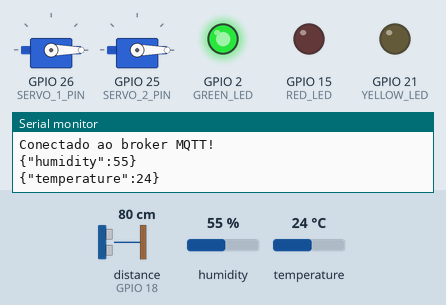
Recording of a sketch running on a simulated ESP32. Parts: 2 × servo, output pins drawn as LEDs (lit = HIGH), the last lines printed to the serial monitor. Wiring (from diagram.json): ultrasonic range finder: trigger GPIO 5; echo GPIO 18. Inputs (shaded band) come from the test bench; at power-on: temperature 24 °C, distance to the obstacle (sensor on GPIO 18) 80 cm, humidity 55 %. The echo pulse lasts 58.3 µs per cm; WiFi joins after 1.5 s; servers stay silent unless stated; no MQTT or app messages arrive unless stated; pins used as bus, display or sensor lines are not drawn.

Above: at 2.7 s.
2.8 s: temperature set to 34.6 °C
5.2 s: temperature set to 35.5 °C
At 6.3 s:
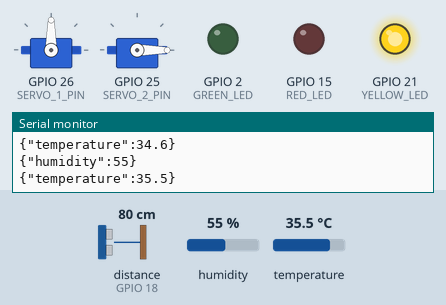
7.5 s: temperature set to 39.3 °C
9.2 s: temperature set to 40.4 °C
At 10.6 s:
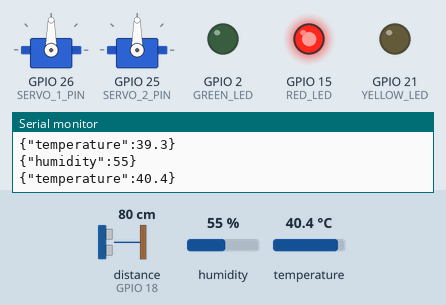
11.5 s: temperature set to 12 °C
At 13.2 s:
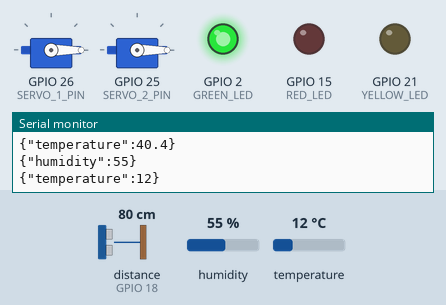
13.5 s: temperature set to 41 °C
At 14.9 s:
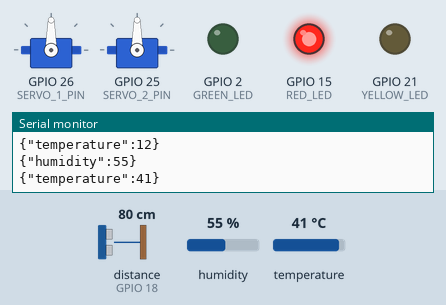
Timing chart, 0 to 16.5 s (numbered marks = the images above; inputs shaded):
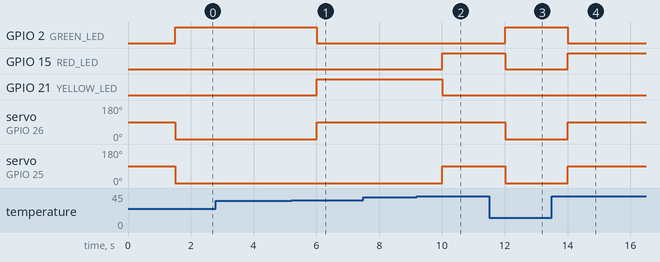

The sketch:

sketch.ino
```cpp
#include <ESP32Servo.h>
#include <WiFi.h>
#include <ArduinoJson.h>
#include <DHTesp.h>
#include <PubSubClient.h>


// Configurações de WiFi
const char *SSID = "Wokwi-GUEST";
const char *PASSWORD = "";  // Substitua pelo sua senha

// Configurações de MQTT
const char *BROKER_MQTT = "broker.hivemq.com";
const int BROKER_PORT = 1883;
const char *ID_MQTT = "mafe_mqtt";
const char *TOPIC_PUBLISH_TEMP_HUMI = "FIAP/GS/TempHumi";
// Tópico para enviar as variáveis
const int trigPin = 5;
const int echoPin = 18;

// Configurações de Hardware
#define PIN_DHT 12
#define RED_LED 15
#define YELLOW_LED 21
#define GREEN_LED 2
#define PUBLISH_DELAY 2000
#define SERVO_1_PIN 26
#define SERVO_2_PIN 25
#define BUZZER_PIN 13

// Variáveis globais
Servo servoMotor1;
Servo servoMotor2;
WiFiClient espClient;
PubSubClient MQTT(espClient);
DHTesp dht;
unsigned long publishUpdate = 0;
TempAndHumidity sensorValues;
const int TAMANHO = 200;
long duration;
float distanceCm;
float distanceInch;
String stock;

// Protótipos de funções
void updateSensorValues();
void initWiFi();
void initMQTT();
void callbackMQTT(char *topic, byte *payload, unsigned int length);
void reconnectMQTT();
void reconnectWiFi();
void checkWiFIAndMQTT();

void updateSensorValues() {
  sensorValues = dht.getTempAndHumidity();
}

void initWiFi() {
  Serial.print("Conectando com a rede: ");
  Serial.println(SSID);
  WiFi.begin(SSID, PASSWORD);

  while (WiFi.status() != WL_CONNECTED) {
    delay(100);
    Serial.print(".");
  }

  Serial.println();
  Serial.print("Conectado com sucesso: ");
  Serial.println(SSID);
  Serial.print("IP: ");
  Serial.println(WiFi.localIP());
}

void initMQTT() {
  MQTT.setServer(BROKER_MQTT, BROKER_PORT);
  MQTT.setCallback(callbackMQTT);
}

void callbackMQTT(char *topic, byte *payload, unsigned int length) {
  String msg = String((char*)payload).substring(0, length);

  Serial.printf("Mensagem recebida via MQTT: %s do tópico: %s\n", msg.c_str(), topic);
}

void reconnectMQTT() {
  while (!MQTT.connected()) {
    Serial.print("Tentando conectar com o Broker MQTT: ");
    Serial.println(BROKER_MQTT);

    if (MQTT.connect(ID_MQTT)) {
      Serial.println("Conectado ao broker MQTT!");
      //entrar no mqtt

    } else {
      Serial.println("Falha na conexão com MQTT. Tentando novamente em 2 segundos.");
      delay(2000);
    }
  }
}

void checkWiFIAndMQTT() {
  if (WiFi.status() != WL_CONNECTED) reconnectWiFi();
  if (!MQTT.connected()) reconnectMQTT();
}

void reconnectWiFi(void)
{
  if (WiFi.status() == WL_CONNECTED)
    return;

  WiFi.begin(SSID, PASSWORD); // Conecta na rede WI-FI

  while (WiFi.status() != WL_CONNECTED) {
    delay(100);
    Serial.print(".");
  }

  Serial.println();
  Serial.print("Wifi conectado com sucesso");
  Serial.print(SSID);
  Serial.println("IP: ");
  Serial.println(WiFi.localIP());
}

void setup() {
  servoMotor1.attach(SERVO_1_PIN);
  servoMotor2.attach(SERVO_2_PIN);
  Serial.begin(115200);

  pinMode(RED_LED, OUTPUT);
  pinMode(GREEN_LED, OUTPUT);
  pinMode(trigPin, OUTPUT);
  pinMode(echoPin, INPUT);
  pinMode(YELLOW_LED, OUTPUT);
  dht.setup(PIN_DHT, DHTesp::DHT22);
  initWiFi();
  initMQTT();
}

void loop() {
  digitalWrite(trigPin, LOW);
  delayMicroseconds(2);
  digitalWrite(trigPin, HIGH);
  delayMicroseconds(10);
  digitalWrite(trigPin, LOW);


  if(sensorValues.temperature > 40){
    digitalWrite(YELLOW_LED, LOW);
    digitalWrite(GREEN_LED, LOW);
    digitalWrite(RED_LED, HIGH);
    servoMotor1.write(90);
    servoMotor2.write(90);
  }
  else if(sensorValues.temperature >= 35){
    digitalWrite(YELLOW_LED, HIGH);
    digitalWrite(GREEN_LED, LOW);
    digitalWrite(RED_LED, LOW);
    servoMotor1.write(90);
    servoMotor2.write(0);
  }
  else{
    digitalWrite(YELLOW_LED, LOW);
    digitalWrite(GREEN_LED, HIGH);
    digitalWrite(RED_LED, LOW);
    servoMotor1.write(0);
    servoMotor2.write(0);
  }

  checkWiFIAndMQTT();
  MQTT.loop();

  if ((millis() - publishUpdate) >= PUBLISH_DELAY) {
    publishUpdate = millis();
    updateSensorValues();

    if (!isnan(sensorValues.temperature) && !isnan(sensorValues.humidity)) {
      // Enviar umidade
      StaticJsonDocument<TAMANHO> doc_humidity;
      doc_humidity["humidity"] = sensorValues.humidity;

      char buffer_humidity[TAMANHO];
      serializeJson(doc_humidity, buffer_humidity);
      MQTT.publish(TOPIC_PUBLISH_TEMP_HUMI, buffer_humidity);
      Serial.println(buffer_humidity);

      // Enviar temperatura
      StaticJsonDocument<TAMANHO> doc_temperature;
      doc_temperature["temperature"] = sensorValues.temperature;


      char buffer_temperature[TAMANHO];
      serializeJson(doc_temperature, buffer_temperature);
      MQTT.publish(TOPIC_PUBLISH_TEMP_HUMI, buffer_temperature);
      Serial.println(buffer_temperature);

      // StaticJsonDocument<TAMANHO> doc_stock;
      // doc_stock["variable"] = stock;


      // Serial.println(buffer_stock);
    }
  }
}
```

Measured:
- the behaviour switches between 34.9 and 35 °C on temperature (found by bisection; images 0 and 1)
- the behaviour switches between 40 and 40.1 °C on temperature (found by bisection; images 1 and 2)
- after the input at 5.2 s, GPIO 2 (GREEN_LED): HIGH → LOW after 0.81 s; GPIO 21 (YELLOW_LED): LOW → HIGH after 0.81 s; servo on GPIO 26 (SERVO_1_PIN): 0° → 90° after 0.81 s
- after the input at 9.2 s, GPIO 15 (RED_LED): LOW → HIGH after 0.81 s; GPIO 21 (YELLOW_LED): HIGH → LOW after 0.81 s; servo on GPIO 25 (SERVO_2_PIN): 0° → 90° after 0.81 s
- after the input at 11.5 s, GPIO 2 (GREEN_LED): LOW → HIGH after 0.51 s; GPIO 15 (RED_LED): HIGH → LOW after 0.51 s; servo on GPIO 26 (SERVO_1_PIN), servo on GPIO 25 (SERVO_2_PIN): 90° → 0° after 0.51 s
- after the input at 13.5 s, GPIO 2 (GREEN_LED): HIGH → LOW after 0.52 s; GPIO 15 (RED_LED): LOW → HIGH after 0.52 s; servo on GPIO 26 (SERVO_1_PIN), servo on GPIO 25 (SERVO_2_PIN): 0° → 90° after 0.52 s
